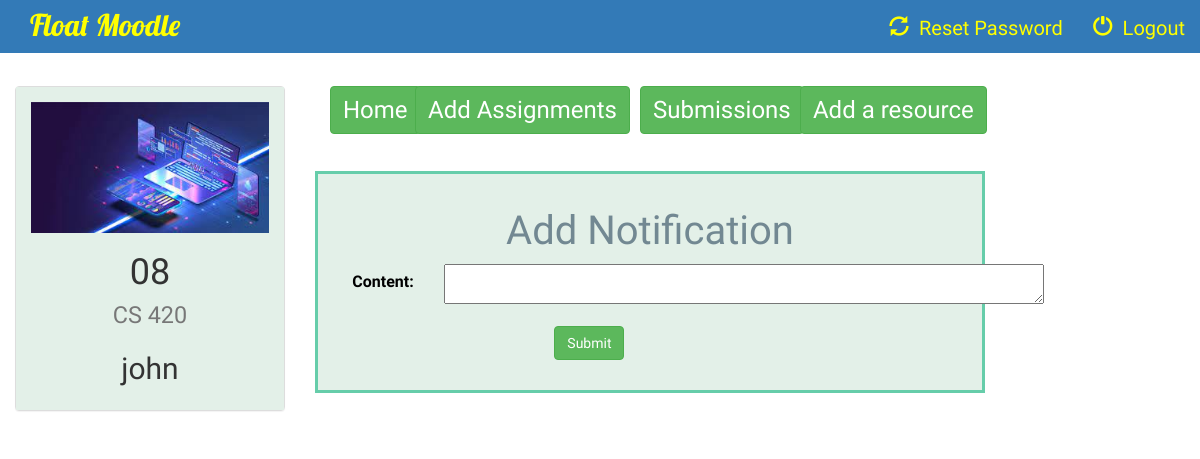
Page /instructor/8/add_notification/ (signed in) on the committed database.
### instructor/models.py (models this page shows, shortened)
class Course(models.Model):
    name = models.CharField(max_length=100)
    code = models.CharField(max_length=100)
    instructor = models.ForeignKey(Instructor, on_delete=models.CASCADE)
    course_logo = models.FileField(default=1)

class Instructor(models.Model):
    user = models.ForeignKey(User,on_delete=models.CASCADE, default=1)
    name = models.CharField(max_length=100)
    information = models.CharField(max_length=1000,default=1)
    def __str__(self):
        return self.name

### instructor/views.py (the view)
# urls.py: url(r'^(?P<course_id>[0-9]+)/add_notification/$', views.add_notification, name='add_notification'),
@login_required
def add_notification(request, course_id):
    form = NotificationForm(request.POST or None)
    course = Course.objects.get(id=course_id)
    if form.is_valid():
        notification = form.save(commit=False)
        notification.course = course
        notification.time = datetime.datetime.now().strftime('%H:%M, %d/%m/%y') # get the current date,time and convert into string
        notification.save()
        return redirect('instructor:instructor_detail', course.id)
    return render(request, 'instructor/add_notification.html', {'course': course, 'form': form})

### instructor/forms.py
class NotificationForm(forms.ModelForm):
    class Meta:
        model = Notification
        fields = ['content']

### instructor/templates/instructor/add_notification.html (shortened to what this page needs)
{% extends 'instructor/instructor_basic_page.html' %}
{% block body %}
<br>
<div class="container-fluid">
    <div class="row">
        <div class="col-sm-6 col-md-3">
            <div class="panel panel-default">
                <div class="panel-body" style="background-color: #e3f0e8;border: 0px solid #66cdaa;">
                    <a href="{% url 'instructor:instructor_detail' course.id %}">
                        {% if course.course_logo %}
                            <img src="{{ course.course_logo.url }}" class="img-responsive">
                        {% else %}
                            <h3>No image to display</h3>
                        {% endif %}
                    </a>
                    <h1 align="center">{{ course.code }}<br> <small>{{ course.name }}</small></h1>
                    <h2 align="center">{{ course.instructor }}</h2>
                </div>
            </div>
        </div>
        <div class="col-sm-9"style="color:white;">
            <div class="col-sm-2">
                <a href="{% url 'instructor:instructor_detail' course.id %}">
                    <button type="submit" class="btn btn-success" style="font-size: larger; padding-left: 12px; margin-left:0px; margin-right:0px">Home</button>
                </a>
            </div>
        <div class="col-sm-2">
            <a href="{% url 'instructor:add_assignment' course.id %}">
                <button type="submit" class="btn btn-success"style="font-size: larger; margin-left:-60px">Add Assignments</button>
            </a>
        </div>
        <div class="col-sm-2">
            <a href="{% url 'instructor:view_all_assignments' course.id %}">
                <button type="submit" class="btn btn-success"style="font-size: larger; margin-left:20px">Submissions</button>
            </a>
        </div>
        <div class="col-sm-2">
            <a href="{% url 'instructor:add_resource' course.id %}">
                <button type="submit" class="btn btn-success"style="font-size: larger; margin-left:35px">Add a resource</button>
            </a>
        </div>
        </div>
        <br><br><br>
        <div class="col-sm-7">
                <div class="panel-body"style="background-color:#e3f0e8;color:black;border: 3px solid #66cdaa;font-family: 'Abhaya Libre';font-size:16px;">
                    <h3 align="center"; style="text-align:center;font-family:Volkhov,cursive;font-size:40px;color: #728892">Add Notification</h3>
               <form class="form-horizontal" role="form" action="" method="post" enctype="multipart/form-data">
        {% for field in form %}
        <div class="form-group">
            <div class="col-sm-offset-2 col-sm-10">
            </div>
        <label class="control-label col-sm-2">{{ field.label_tag }}</label>
        <div class="col-sm-5">{{ field }}</div>
        </div>
        {% endfor %}
        <div class="form-group">
            <div class="col-sm-offset-4 col-sm-10">
                <button type="submit" class="btn btn-success">Submit</button>
            </div>
        </div>
    </form>
                </div>
            </div>
    </div>
</div>
{% endblock %}

### instructor/templates/instructor/instructor_basic_page.html (style rules this page uses)
a { color: yellow; }
#id_content { width: 600px; height: 40px; }
body { background: url('https://i.pinimg.com/originals/5d/5d/79/5d5d79ab40f17440b11dfdf9cd0f1f08.jpg') no-repeat center center fixed; background-size: cover; font-family: Ledger;font-size: 20px; }

### rows in the picture
Course: course_logo (picture), code "08", name "CS 420", instructor "john"

### other values in the picture
{{ field.label_tag }} "Content:"
